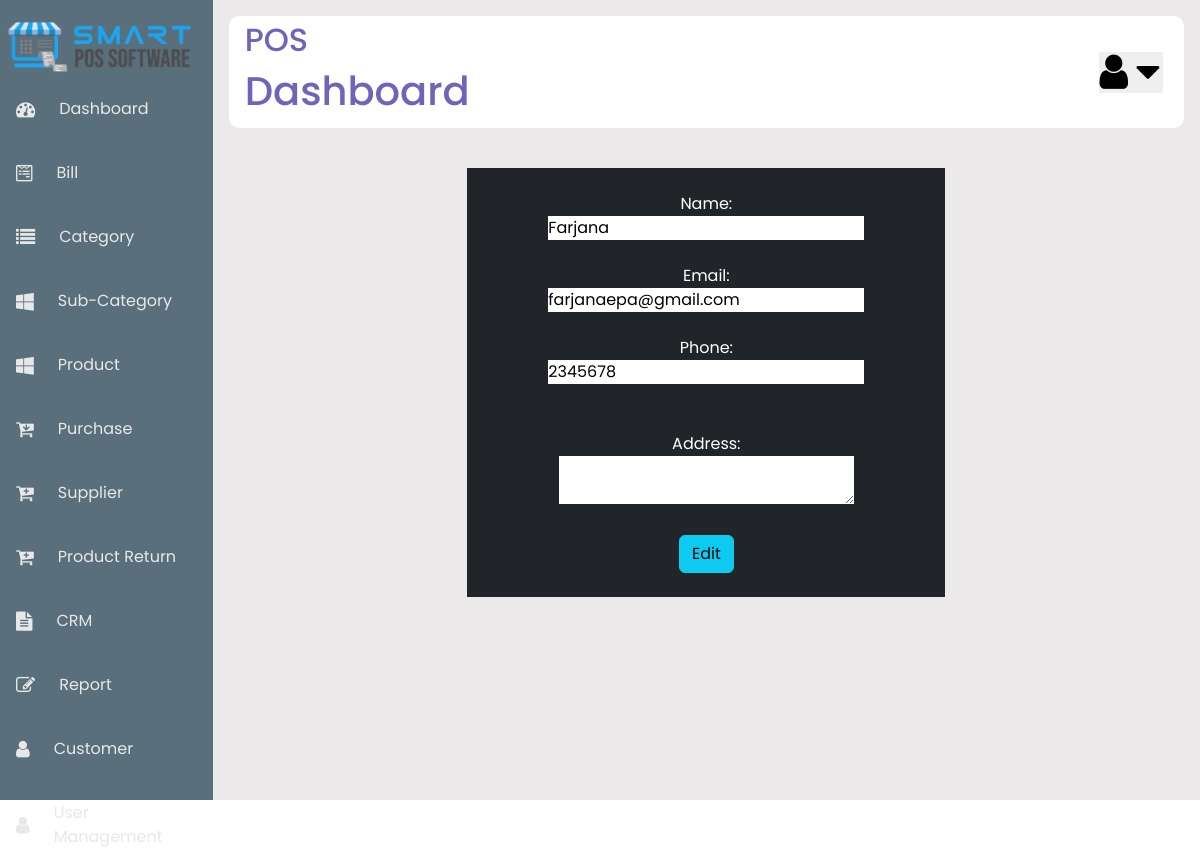
Screenshot of /customer_edit.php?id=1 with the database file from the repository.
### tables this page shows
CREATE TABLE `suppliers` (
  `id` int(10) NOT NULL,
  `name` varchar(120) DEFAULT NULL,
  `email` varchar(100) DEFAULT NULL,
  `phone` varchar(50) DEFAULT NULL,
  `address` varchar(200) DEFAULT NULL
);

### customer_edit.php (the view, shortened to what this page needs)
<?php
    include("includes/header.php");
    include("includes/sidebar.php");
    include("includes/nav.php");
?>
<?php
$conn = mysqli_connect('localhost','root','','pos_project');
if ($_GET['id']){
    $getid = $_GET['id'];
   $sql = "SELECT * FROM suppliers WHERE id=$getid";
   $query = mysqli_query($conn, $sql);
   $data = mysqli_fetch_assoc($query);
   $id = $data['id'];
   $name = $data['name'];
   $email = $data['email'];
   $phone = $data['phone'];
   $address = $data['address'];
}
?>
<head>
<link href="https://cdn.jsdelivr.net/npm/bootstrap@5.3.3/dist/css/bootstrap.min.css" rel="stylesheet">
</head>
   <div class="container">
   <center>
    <div class="row">
        <div class="col-sm-3"></div>
        <div class="col-sm-6 pt-4 mt-4 bg-dark text-white ">
    <form action="<?php echo $_SERVER['PHP_SELF']?>" method="POST">
        Name:<br>
        <input type ="text" name ="name" value="<?php echo $name ?>"><br><br>
        Email:<br>
        <input type ="text" name ="email" value="<?php echo $email ?>"><br><br>
        Phone:<br>
        <input type ="text" name ="phone" value="<?php echo $phone ?>"><br><br>
        <input type ="text" name ="id" value =" <?php echo $id ?>" hidden><br>
        Address:<br>
        <textarea name="address" id="" value="<?php echo $address ?>"></textarea><br><br>
        <input type ="submit" name ="edit" value="Edit" class="btn btn-info"><br><br>
    </form>
    </div>
        <div class="col-sm-3"></div>
    </div>
    </center>
   </div>
<?php
    include("includes/footer.php");

### style.css (style rules this page uses)
* { margin: 0; padding: 0; border: none; outline: none; box-sizing: border-box; font-family: 'Poppins', sans-serif; }
body { display: flex; }

### rows the page displays
suppliers: name "Farjana", email "farjanaepa@gmail.com", phone "2345678"
